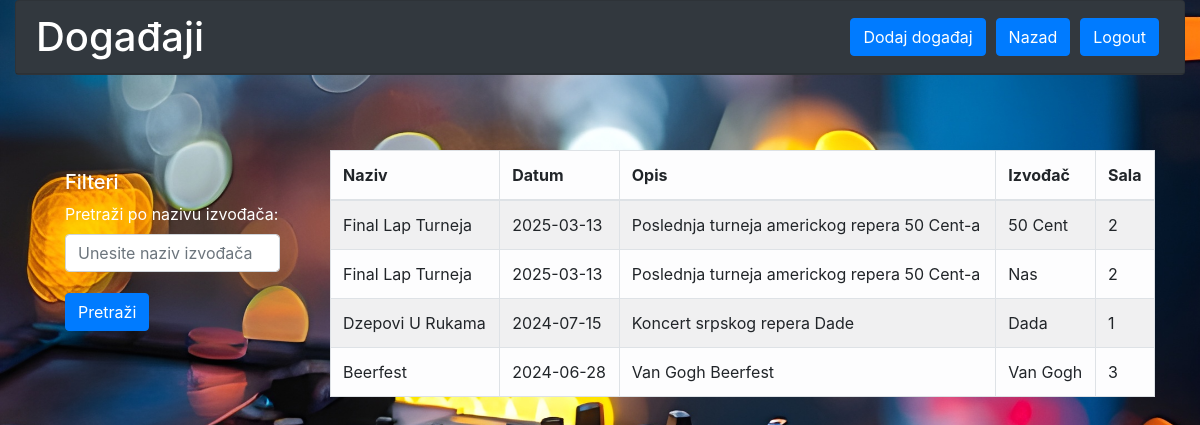
Page /dogadjaj.php on the committed database.
### tables this page shows
CREATE TABLE `dogadjaji` (
  `dogadjajID` int(255) NOT NULL,
  `naziv` text NOT NULL,
  `sala` int(255) NOT NULL,
  `datum` date NOT NULL,
  `opis` text NOT NULL,
  `izvodjacID` int(255) NOT NULL
);

CREATE TABLE `izvodjac` (
  `izvodjacID` int(255) NOT NULL,
  `ime` text NOT NULL,
  `zanr` text NOT NULL,
  `opis` text NOT NULL,
  `dogadjajID` int(255) NOT NULL,
  `slika` varchar(255) NOT NULL
);

### dogadjaj.php (the view, shortened to what this page needs)
<!DOCTYPE html>
<html lang="en">
<head>
    <link rel="stylesheet" href="https://stackpath.bootstrapcdn.com/bootstrap/4.1.3/css/bootstrap.min.css">
    <link rel="stylesheet" href="./css/style.css">
</head>
<body>
    <div class="container-fluid fixed-top">
        <div class="card text-white bg-dark">
            <h1 class="card-header" style="text-align: left;">Događaji
            <button type="button" class="btn btn-primary"><a href="php/logout.php">Logout</a></button>
            <button type="button" class="btn btn-primary"><a href="panel.php">Nazad</a></button>
            <button type="button" class="btn btn-primary"><a href="dodajDogadjaj.php">Dodaj događaj</a></button></h1>
        </div>
    </div>
    <div class="container">
        <div class="row">
            <div class="col-3">
                <div class="card-body">
                    <h5 style="color: white;">Filteri</h5>
                    <form method="get">
                        <div class="form-group">
                            <label for="search" style="color: white;">Pretraži po nazivu izvođača:</label>
                            <input type="text" class="form-control" id="search" name="search" placeholder="Unesite naziv izvođača">
                        </div>
                        <button type="submit" class="btn btn-primary">Pretraži</button>
                    </form>
                </div>
            </div>
            <div class="col-9">
                <table class="table table-bordered table-striped table-light">
                    <thead>
                        <tr>
                            <th scope="col">Naziv</th>
                            <th scope="col">Datum</th>
                            <th scope="col">Opis</th>
                            <th scope="col">Izvođač</th>
                            <th scope="col">Sala</th>
                        </tr>
                    </thead>
                    <tbody>
                        <?php
                        require("./php/dbconnection.php");
                        $sql = "SELECT dogadjaji.*, izvodjac.ime AS izvodjac_ime FROM dogadjaji JOIN izvodjac ON dogadjaji.izvodjacID = izvodjac.izvodjacID";
                        $rezultat = $mysqli->query($sql);
                        while ($rez = mysqli_fetch_assoc($rezultat)) {
                            echo '<tr>';
                            echo '<td>' . $rez["naziv"] . '</td>';
                            echo '<td>' . $rez["datum"] . '</td>';
                            echo '<td>' . $rez["opis"] . '</td>';
                            echo '<td>' . $rez["izvodjac_ime"] . '</td>';
                            echo '<td>' . $rez["sala"] . '</td>';
                            echo '</tr>';
                        }
                        ?>
                    </tbody>
                </table>
            </div>
        </div>
    </div>
</body>
</html>

### css/style.css (style rules this page uses)
body { background-color: #201D25; }
.container { margin-top: 150px; }
a { color: white; }
.btn { margin-bottom: 5px; margin-top: 5px; }
.card-header .btn-primary { float: right; margin: 5px; }

### dogadjaj.php (style rules this page uses)
body { background-image: url('img/muzika.jpg'); background-repeat: no-repeat; background-attachment: fixed; background-size: 100% 100%; }

### rows in the picture
dogadjaji: naziv "Final Lap Turneja", datum "2025-03-13", opis "Poslednja turneja americkog repera 50 Cent-a", izvodjacID.ime "50 Cent", sala "2"
dogadjaji: naziv "Final Lap Turneja", datum "2025-03-13", opis "Poslednja turneja americkog repera 50 Cent-a", izvodjacID.ime "Nas", sala "2"
dogadjaji: naziv "Dzepovi U Rukama", datum "2024-07-15", opis "Koncert srpskog repera Dade", izvodjacID.ime "Dada", sala "1"
dogadjaji: naziv "Beerfest", datum "2024-06-28", opis "Van Gogh Beerfest", izvodjacID.ime "Van Gogh", sala "3"
